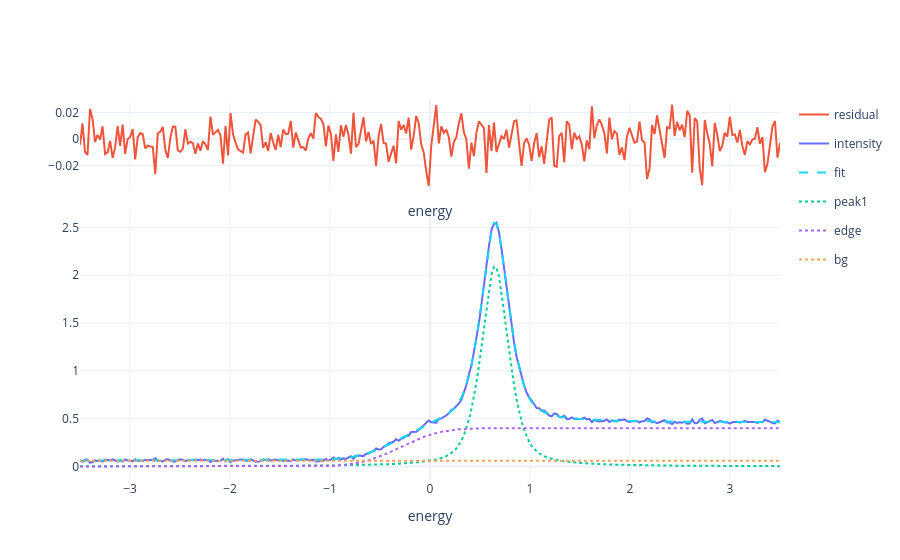

Source (notebook cell):
### Markdown cell above
## 3 — Define the fit and run it

The compact notebook API still compiles into the canonical `UnifiedFittingConfig -> FittingPipeline -> FitResult` chain under the hood, but the cell below hides the internal object graph.

### Code cell
peaks = [
    sf.peak(
        'pseudovoigt',
        id='peak1',
        amplitude=(0.9, 0.0, 2.0),
        center=(0.65, 0.0, 1.5),
        fwhmg=(0.35, 0.1, 1.0),
        fwhml=(0.3, 0.1, 1.0),
    ),
    sf.peak(
        'erf',
        id='edge',
        amplitude=(0.4, 0.0, 1.0),
        center=(-0.3, -1.0, 0.5),
        sigma=(0.45, 0.1, 1.2),
    ),
]

background = [
    sf.background(
        'constant',
        id='bg',
        amplitude=(0.06, 0.0, 0.2),
    ),
]

optimizer = sf.OptimizerConfig(
    max_nfev=1200,
    method='leastsq',
)

result = sf.fit(
    df,
    peaks=peaks,
    background=background,
    optimizer=optimizer,
    name='peak-plus-edge',
)

result.plot()
result.metrics

### Figure 1 — Plotly figure (JSON) as saved in the notebook; plotly's stock layout.template omitted (floating-point values rounded to 4 significant figures; data arrays with more than 128 entries replaced by an {"elided": "..."} marker saying what was removed)
{"data": [{"legendgroup": "residual", "line": {"color": "#EF553B"}, "mode": "lines", "name": "residual", "showlegend": true, "type": "scatter", "x": {"elided": "280 float values"}, "xaxis": "x", "y": {"elided": "280 float values"}, "yaxis": "y"}, {"legendgroup": "intensity", "line": {"color": "#636EFA"}, "mode": "lines", "name": "intensity", "showlegend": true, "type": "scatter", "x": {"elided": "280 float values"}, "xaxis": "x2", "y": {"elided": "280 float values"}, "yaxis": "y2"}, {"legendgroup": "fit", "line": {"color": "#19D3F3", "dash": "dash"}, "mode": "lines", "name": "fit", "showlegend": true, "type": "scatter", "x": {"elided": "280 float values"}, "xaxis": "x2", "y": {"elided": "280 float values"}, "yaxis": "y2"}, {"legendgroup": "peak1", "line": {"color": "#00CC96", "dash": "dot"}, "mode": "lines", "name": "peak1", "showlegend": true, "type": "scatter", "x": {"elided": "280 float values"}, "xaxis": "x2", "y": {"elided": "280 float values"}, "yaxis": "y2"}, {"legendgroup": "edge", "line": {"color": "#AB63FA", "dash": "dot"}, "mode": "lines", "name": "edge", "showlegend": true, "type": "scatter", "x": {"elided": "280 float values"}, "xaxis": "x2", "y": {"elided": "280 float values"}, "yaxis": "y2"}, {"legendgroup": "bg", "line": {"color": "#FFA15A", "dash": "dot"}, "mode": "lines", "name": "bg", "showlegend": true, "type": "scatter", "x": {"elided": "280 float values"}, "xaxis": "x2", "y": {"elided": "280 float values"}, "yaxis": "y2"}], "layout": {"hovermode": "x unified", "xaxis": {"anchor": "y", "domain": [0, 1], "matches": "x2", "showticklabels": false, "title": {"text": "energy"}}, "xaxis2": {"anchor": "y2", "domain": [0, 1], "title": {"text": "energy"}}, "yaxis": {"anchor": "x", "domain": [0.7625, 1]}, "yaxis2": {"anchor": "x2", "domain": [0, 0.7125]}}}
